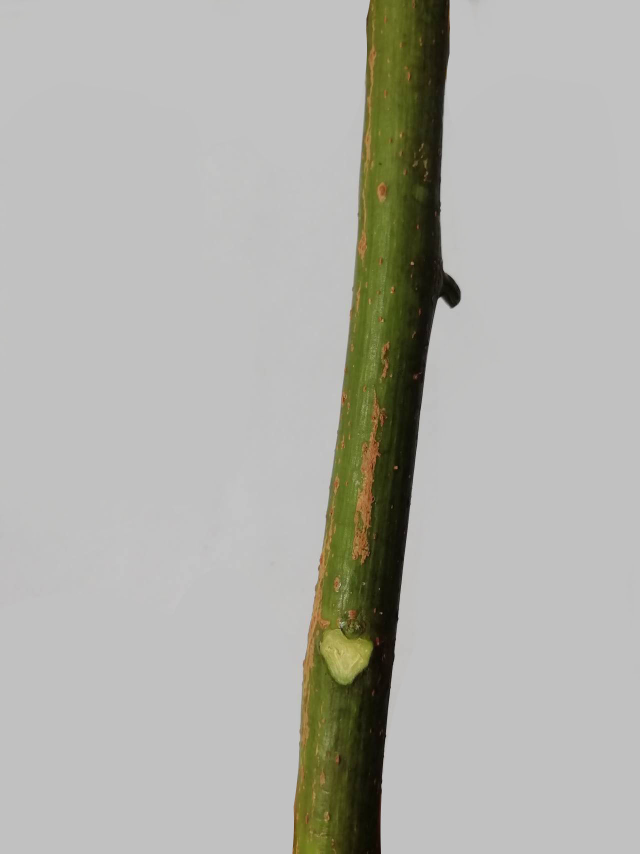
#> input picture 7.jpg, 1280 x 1707 px (shown at 1/2 size)
$ python work4guss+closing.py
#> lines starting #> are read from the running program, lines starting #| are printed output that depends on the picture; after the words box and inside, x2 and y2 are one past the last pixel; in counts of white or black regions, pixels touching at a corner belong together
import cv2#正常，可做副本保存
import numpy as np
import matplotlib.pyplot as plt

src = cv2.imread('7.jpg', 1)
#> src is the input picture: shape (1707, 1280, 3); mean B, G, R 171.6, 177.5, 177.6
resize = cv2.resize(src, None, fx=0.4, fy=0.4)  # 图片缩放
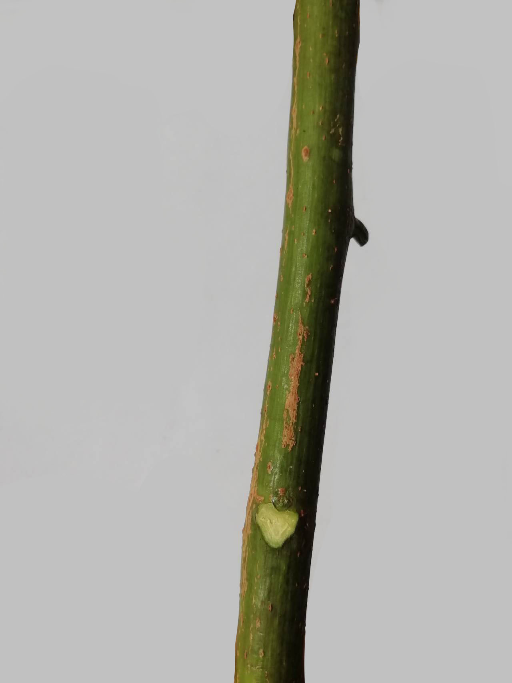
#> resize: shape (683, 512, 3); mean B, G, R 171.6, 177.5, 177.6
grayimg = cv2.cvtColor(resize, cv2.COLOR_BGR2GRAY)#灰度化
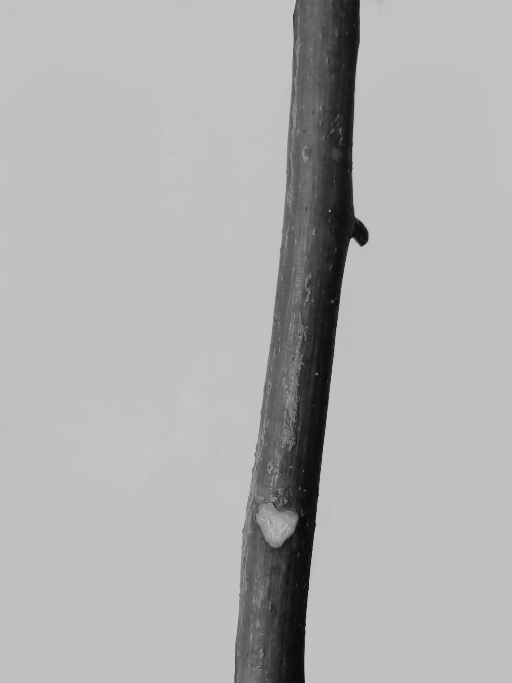
#> grayimg: shape (683, 512); min 8, max 199, mean 176.9
blur = cv2.GaussianBlur(grayimg,(5,5),0)#滤波
ret3,threshimg = cv2.threshold(blur,0,255,cv2.THRESH_BINARY_INV+cv2.THRESH_OTSU)#二值化
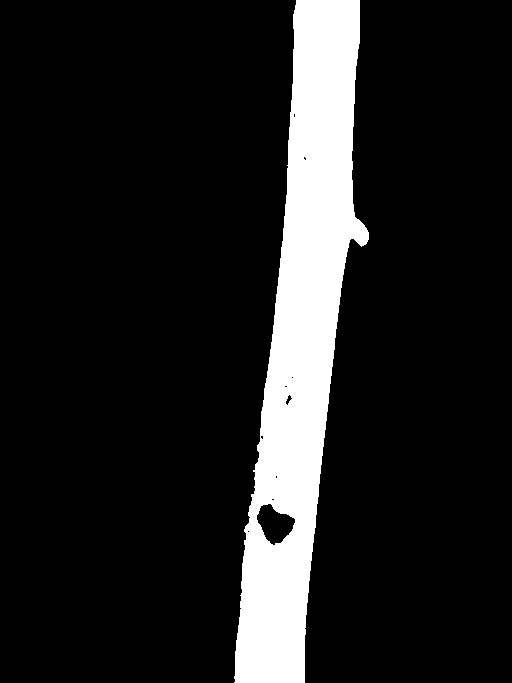
#> threshimg: shape (683, 512); 12.7% white; 1 white region, box (x1, y1, x2, y2) and area: (234, 0, 369, 683) 44455
#> ret3 = 130
#kernel = np.ones((3,3),np.uint8)
cv2.imshow('GUSSBLURthreshimg',threshimg)
kernel =cv2.getStructuringElement(cv2.MORPH_RECT,(4,3))
closing = cv2.morphologyEx(threshimg, cv2.MORPH_CLOSE, kernel)
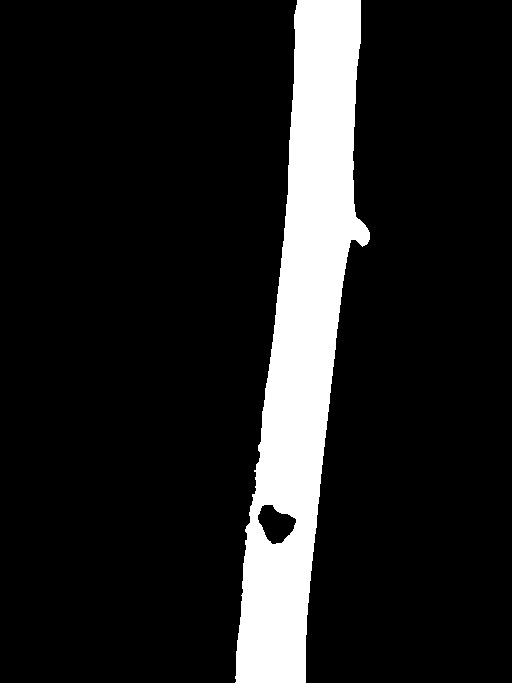
#> closing: shape (683, 512); 12.7% white; 1 white region
#img = cv2.erode(threshimg, kernel, iterations=2)
#img = cv2.dilate(img, kernel, iterations=3)
contours, hierarcy = cv2.findContours(closing, cv2.RETR_TREE, cv2.CHAIN_APPROX_SIMPLE)
#> contours = 2 contours; box (x1, y1, x2, y2) and area: (235, 0, 370, 683) 44694, (257, 504, 297, 545) 996
x=len(contours )
#> x = 2
for i in range(1,x,1):
  drawing=cv2.drawContours(resize, contours,i, (0, 255, 0), -1)#相当于自动赋值
  cv2.imshow('drawing', drawing)
cv2.namedWindow("drawing",cv2.WINDOW_AUTOSIZE)#可以重新命名
# cv2.imshow('drawing', drawing)#放在循环外面就不规范
cv2.imshow('drawing', drawing )#也可以用python返回值自动命名
cv2.imshow('closing ', closing )
#print(threshimg)
cv2.waitKey()
cv2.destroyAllWindows()
# 直接灰度化

$ run again, with 10.jpg copied over 7.jpg
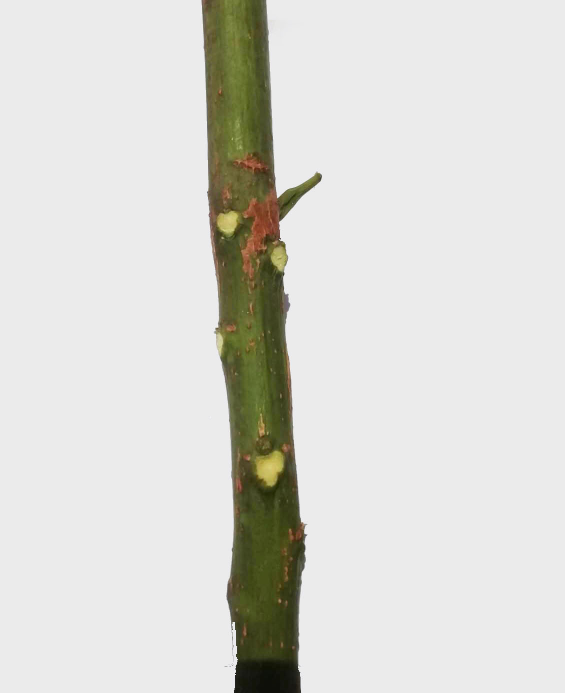
#> input picture 10.jpg, 1130 x 1385 px (shown at 1/2 size)
#> src is the input picture: shape (1385, 1130, 3); mean B, G, R 212.2, 217.3, 217.5
#> `ret3,threshimg = cv2.threshold(blur,0,255,cv2.THRESH_BINARY_INV+cv2.TH..`:
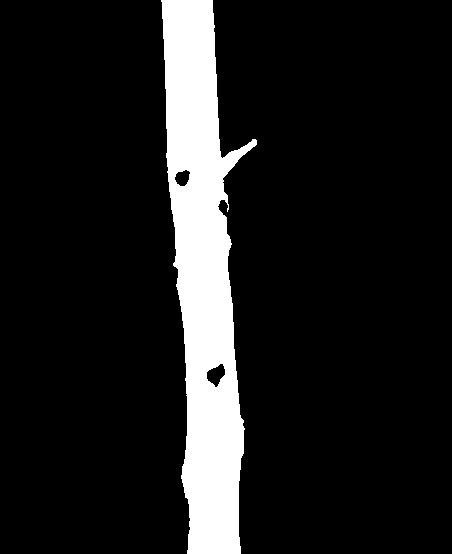
#> threshimg: shape (554, 452); 11.7% white; 1 white region, box (x1, y1, x2, y2) and area: (161, 0, 257, 554) 29290
#> ret3 = 158
#> closing: shape (554, 452); 11.7% white; 1 white region
#> contours = 3 contours; box (x1, y1, x2, y2) and area: (162, 0, 258, 554) 29069, (207, 364, 227, 386) 270, (175, 170, 191, 187) 188
#> x = 3
#> the loop `for i in range(1,x,1):` made 2 passes
#> pass 2, `drawing=cv2.drawContours(resize, contours,i, (0, 255, 0), -1)#相当于自动赋值`:
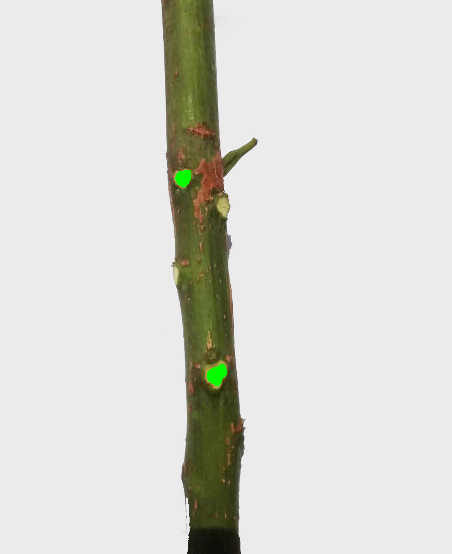
#> drawing: shape (554, 452, 3); mean B, G, R 212, 217.4, 217.1

$ run again, with 8.jpg copied over 7.jpg
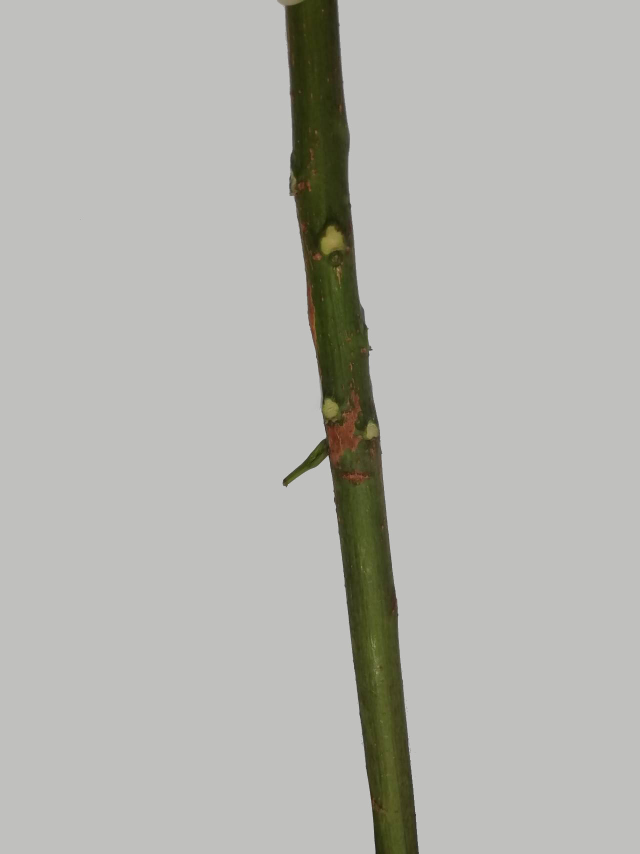
#> input picture 8.jpg, 1280 x 1707 px (shown at 1/2 size)
#> src is the input picture: shape (1707, 1280, 3); mean B, G, R 177.3, 181.9, 181.9
#> `ret3,threshimg = cv2.threshold(blur,0,255,cv2.THRESH_BINARY_INV+cv2.TH..`:
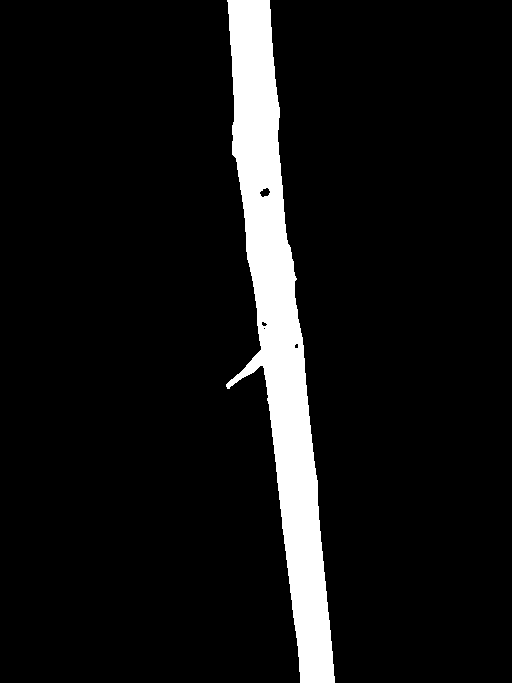
#> threshimg: shape (683, 512); 8% white; 1 white region, box (x1, y1, x2, y2) and area: (226, 0, 335, 683) 27989
#> ret3 = 128
#> `closing = cv2.morphologyEx(threshimg, cv2.MORPH_CLOSE, kernel)`:
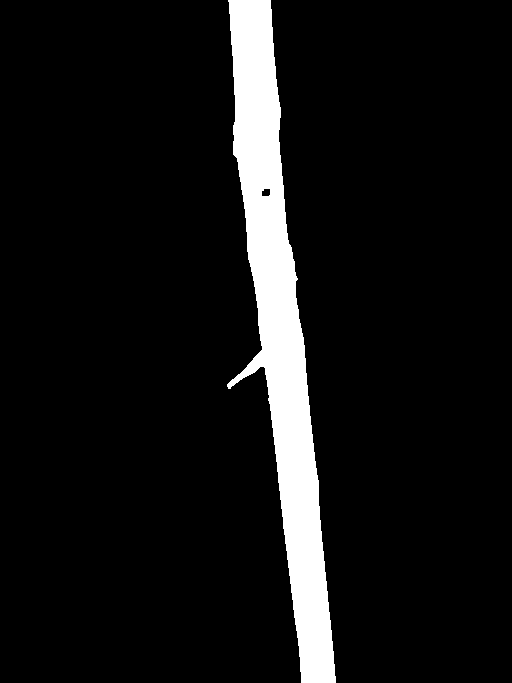
#> closing: shape (683, 512); 8% white; 1 white region
#> contours = 2 contours; box (x1, y1, x2, y2) and area: (227, 0, 336, 683) 27326, (261, 188, 271, 197) 64
#> x = 2

$ run again, with 9.jpg copied over 7.jpg
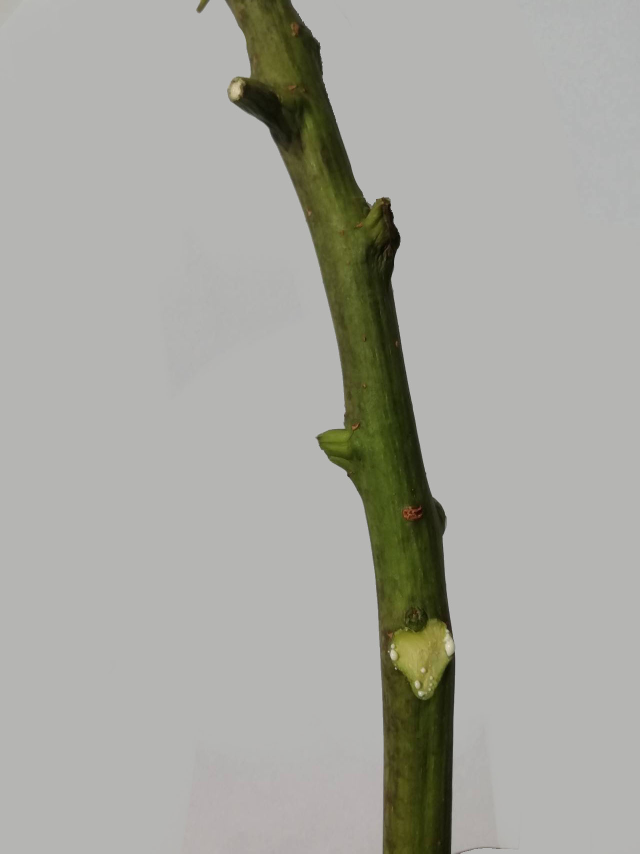
#> input picture 9.jpg, 1280 x 1707 px (shown at 1/2 size)
#> src is the input picture: shape (1707, 1280, 3); mean B, G, R 161.5, 168, 167.8
#> `ret3,threshimg = cv2.threshold(blur,0,255,cv2.THRESH_BINARY_INV+cv2.TH..`:
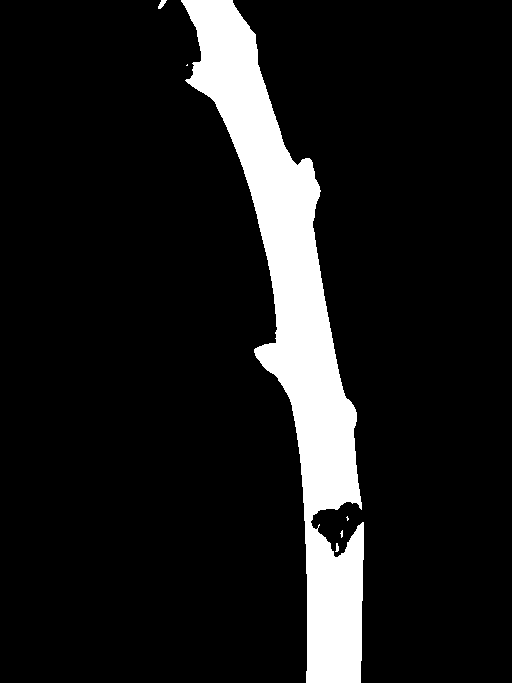
#> threshimg: shape (683, 512); 10.9% white; 6 white regions (3 under 20 px), largest, box (x1, y1, x2, y2) and area: (181, 0, 364, 683) 38144, (158, 0, 167, 9) 44, (335, 543, 339, 552) 24
#> ret3 = 121
#> closing: shape (683, 512); 10.9% white; 5 white regions (3 under 20 px)
#> contours = 5 contours, 3 with area under 20; largest, box (x1, y1, x2, y2) and area: (182, 0, 365, 683) 37336, (159, 0, 168, 9) 32
#> x = 5
#> after the loop `for i in range(1,x,1):`:
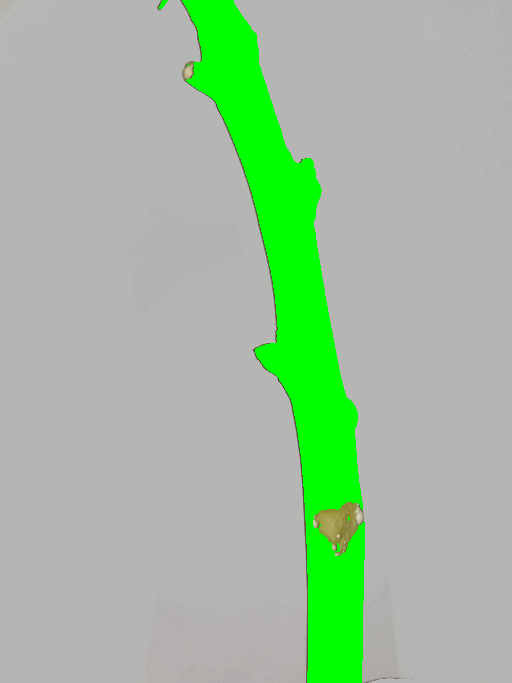
#> resize: shape (683, 512, 3); mean B, G, R 158.4, 188.4, 160.6
